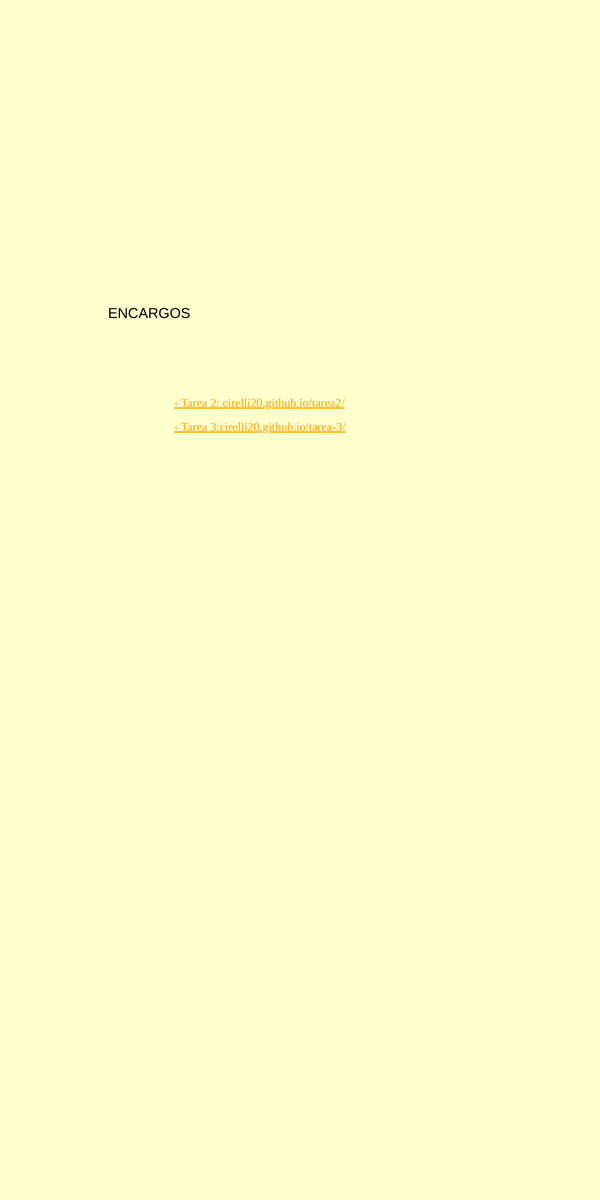
Frame 1 (no input)
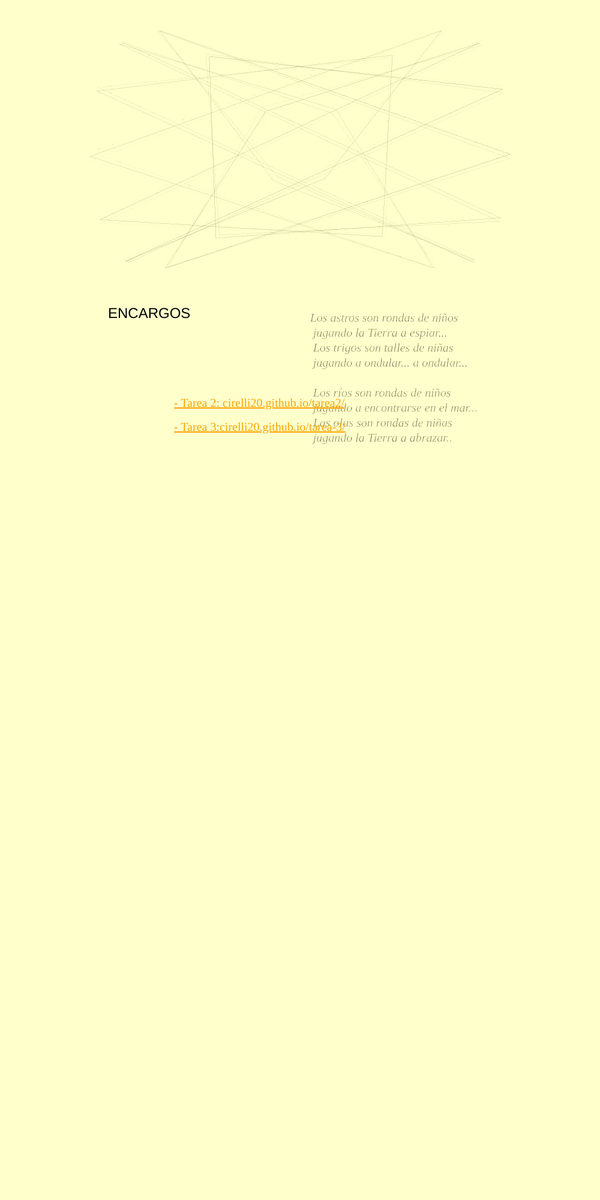
Frame 60 (no input)
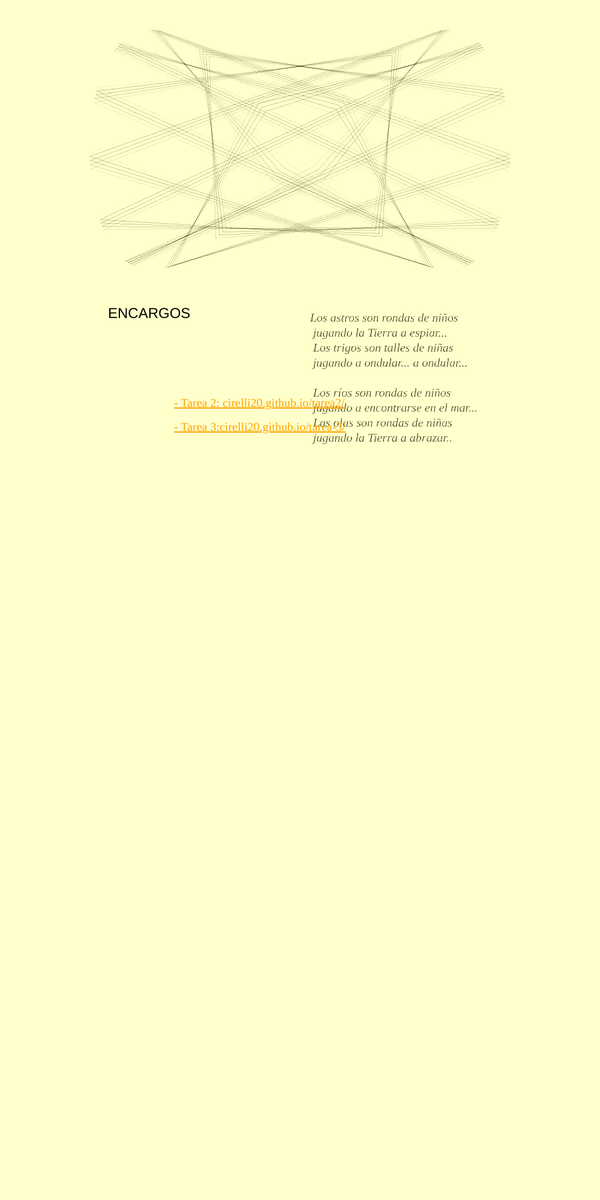
Frame 120 (the mouse pressed at the canvas centre since frame 60)

The p5.js sketch that drew these frames (run headless with seeded random() and noise() and a simulated clock; from frame 60 on, the mouse is pressed at the canvas centre):

// p5.js sketch
// ── sketch.js
//primeros parametros del dibujo
let angle = 0;
let spacing = 5;
let offset = 0;
let trail = [];
let figuraEnMovimiento = true; // Variable para controlar si la figura se mueve

function setup() {
  createCanvas(1000, 2000); //area de trabajo
  background(255, 255, 204); // Color amarillo claro

  // Crear un enlace a una página externa
  let enlaceInterno = createA('https://cirelli20.github.io/tarea2/', '- Tarea 2: cirelli20.github.io/tarea2/');
  enlaceInterno.position(290, 660); //80ablecer la posición del enlace
  enlaceInterno.style('font-size', '20px'); // Establecer el tamaño de fuente
  enlaceInterno.style('color', 'ORANGE'); // Establecer el color del enlace
    // Crear un enlace a una página externa
    let enlaceInterno2 = createA('https://cirelli20.github.io/tarea-3/', '- Tarea 3:cirelli20.github.io/tarea-3/ ');
    enlaceInterno2.position(290, 700); //80ablecer la posición del enlace
    enlaceInterno2.style('font-size', '20px'); // Establecer el tamaño de fuente
    enlaceInterno2.style('color', 'ORANGE'); // Establecer el color del enlace

  // Texto "ENCARGOS"
  textSize(24);
  fill(0);
  text("ENCARGOS", 180, 530); // Ajusta la posición del texto
  textFont(ITALIC)
}

function draw() {
  translate(width / 2, height / 8);

  if (figuraEnMovimiento) {
    let x = cos(angle) * 350;
    let y = sin(angle * 2) * 200;

    trail.push(createVector(x, y));
    offset += 0.5;

    for (let i = 3; i < trail.length; i++) {
      let alpha = map(i, 10, trail.length, 80, 400);
      stroke(10, alpha);
      if (i % 2 === 3) {
        strokeWeight(0.03);
      } else {
        strokeWeight(0.015);
      }
      if (i > 1) {
        line(trail[i - 2].x, trail[i - 2].y, trail[i].x, trail[i].y);
      }
    }

    if (trail.length > 80) {
      trail.splice(10, 1);
    }

    angle += 2;
  }

  // Texto y estilo...
  textSize(20);
  fill(1, 2);
  noStroke();
  textStyle(ITALIC);
  text("Los astros son rondas de niños \n jugando la Tierra a espiar...\n Los trigos son talles de niñas \n jugando a ondular... a ondular...\n   \n Los ríos son rondas de niños \n jugando a encontrarse en el mar... \n Las olas son rondas de niñas \n jugando la Tierra a abrazar..", width / 60, height / 7);
}

// Forma para que se detenga con un clic
function mouseClicked() {
  // Verificar si se hizo clic en la figura y cambiar el estado de movimiento
  let distanciaAlCentro = dist(mouseX, mouseY, width / 2, height / 4);

  if (distanciaAlCentro < 350 && figuraEnMovimiento) {
    figuraEnMovimiento = false; // Detener la figura
  } else {
    figuraEnMovimiento = true; // Reanudar el movimiento
  }
  circle(30, 30, 20);
}

// ── style.css

body{
  background-color: rgb(206,206,75);
}
 
  
canvas {
 display: block;
 
}
